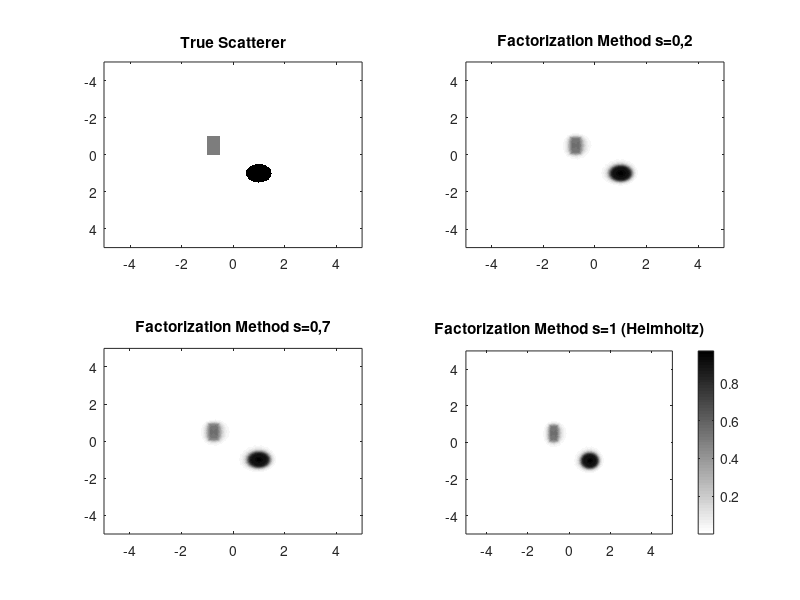

Recreate this plot in MATLAB. (Note: this script raises an error after producing the figure.)

% Plot reconstruction of the 'cercle+rectangle' inhomogeneity, for
% different values of s

%% True scatterer : cercle+rectangle
inhom = @(x,y) 20 * ( (x-1).^2 + (y-1).^2 <= 0.25) + ...
   10* ((-1 <= x)& (x <= -0.5) & (-1 <= y)& (y<=0));
%% Parameters
Nx = 401;
xmax = 5;
x = linspace(-xmax,xmax, Nx);
M = inhom(x,x');
Mn = M/max(M(:));

%% Figure
hFig = figure

ax1 = subplot(2, 2, 1);  
imagesc(x,x,Mn);
colormap(gca, 1-gray);   
title('True Scatterer');

ax2 = subplot(2, 2, 2);  
p1 = load('FM_cercle+rectangle_s=0,2.mat');
norm1 = max(abs(p1.W2(:)));
contourf(x, x, flipud(p1.W2./norm1), 30, 'LineColor', 'none');
colormap(ax2,1-gray)
title('Factorization Method s=0,2');


ax3 = subplot(2, 2, 3);  
p2 = load('FM_cercle+rectangle_s=0,7.mat');
norm2 = max(abs(p2.W2(:)));
contourf(x, x, flipud(p2.W2./norm2), 30, 'LineColor', 'none');
colormap(ax3,1-gray)
title('Factorization Method s=0,7');


ax4 = subplot(2, 2, 4); % third row right
p5 = load('FM_cercle+rectangle_s=1.mat');
norm5 = max(abs(p5.W2(:)));
contourf(x, x, flipud(p5.W2./norm5), 30, 'LineColor', 'none');
colormap(ax4,1-gray)
title('Factorization Method s=1 (Helmholtz)')

cb = colorbar(ax4);
cb.Position(1) = ax4.Position(1) + ax4.Position(3) + 0.01;
cb.Position(2) = ax3.Position(2);
cb.Position(4) = ax2.Position(2) + ax2.Position(4) - ax3.Position(2);

%filename = sprintf('fig_cercle+rectangle.png');
%exportgraphics(hFig, filename, 'Resolution', 300);
